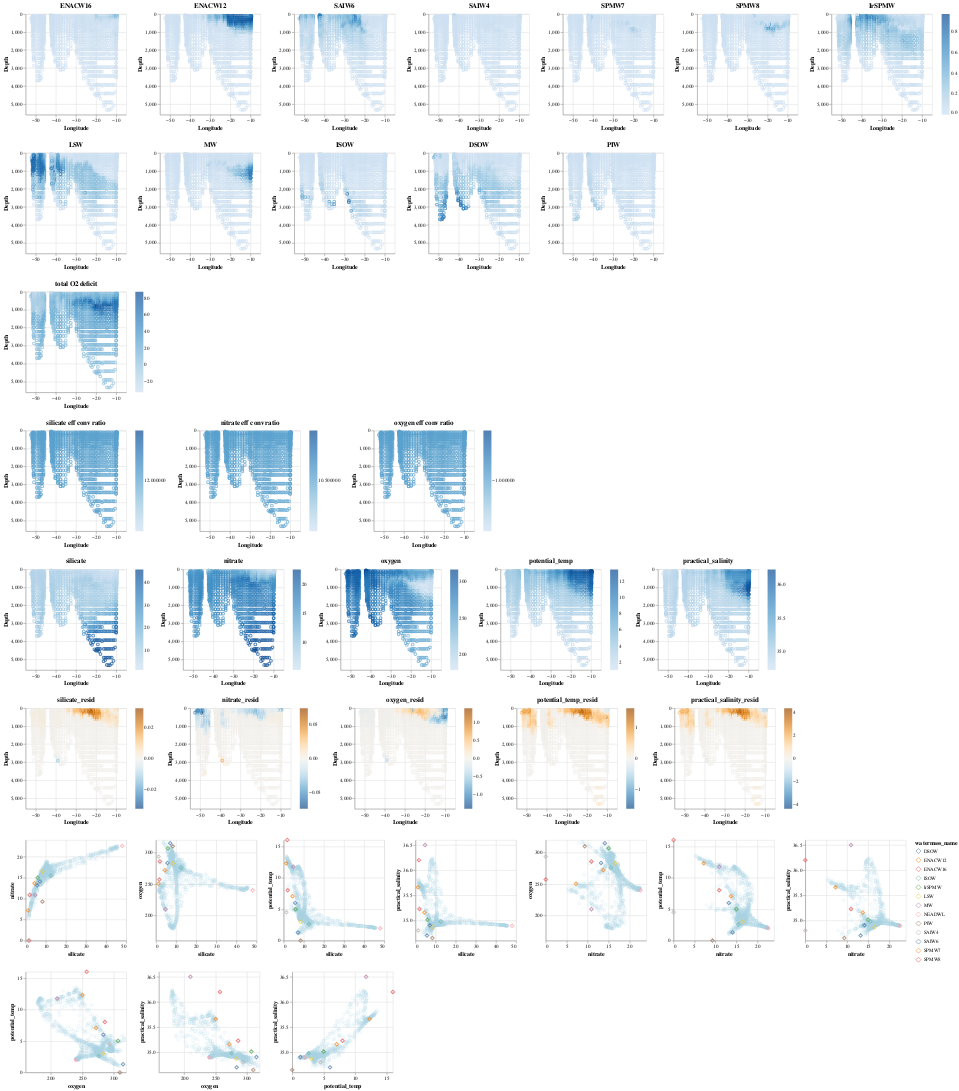

The code cell stored with this chart in its notebook:
### Code cell
from pyompa import build_altair_viz

#Build an interactive altair visualization
build_altair_viz(ompa_soln, xaxis_colname="Longitude", yaxis_colname="Depth" )
